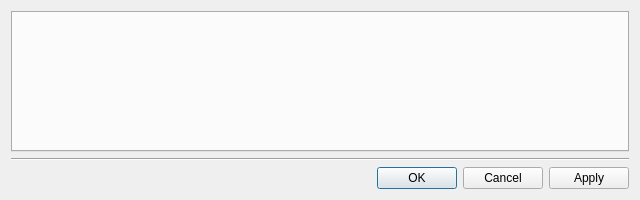
<?xml version="1.0" encoding="UTF-8"?>
<ui version="4.0">
 <class>UserSettingsDialog</class>
 <widget class="QDialog" name="UserSettingsDialog">
  <property name="geometry">
   <rect>
    <x>0</x>
    <y>0</y>
    <width>640</width>
    <height>200</height>
   </rect>
  </property>
  <layout class="QVBoxLayout" name="verticalLayout">
   <item>
    <widget class="QTabWidget" name="tabWidget"/>
   </item>
   <item>
    <widget class="Line" name="line">
     <property name="orientation">
      <enum>Qt::Horizontal</enum>
     </property>
    </widget>
   </item>
   <item>
    <widget class="QDialogButtonBox" name="buttonBox">
     <property name="orientation">
      <enum>Qt::Horizontal</enum>
     </property>
     <property name="standardButtons">
      <set>QDialogButtonBox::Apply|QDialogButtonBox::Cancel|QDialogButtonBox::Ok</set>
     </property>
    </widget>
   </item>
  </layout>
 </widget>
 <resources/>
 <connections/>
</ui>
